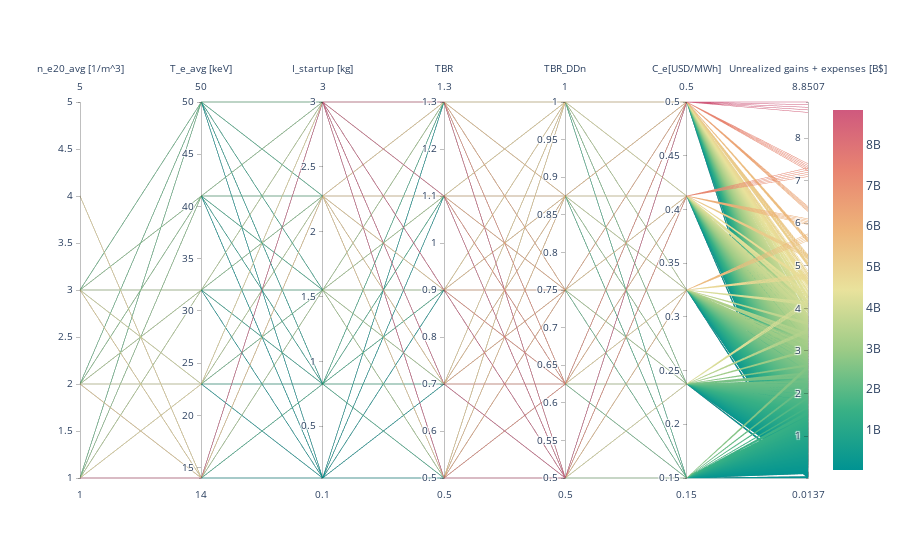

Notebook source saved alongside this figure:
### Code cell
df = pd.read_csv("parametric_results.csv")
#print the parameters leading to a value of Dollar_lost greater than 10 billion USD

print(df[df["Dollar_lost[USD]"] >= 1e15])

cols = [
    "n_e20_avg[1/m^3]","T_e_avg[keV]","I_ST[kg]","TBR","TBR_DDn","Cost_per_kWh[USD/MWh]",
    "Dollar_lost[USD]"
]
df_filtered = df[df["Dollar_lost[USD]"] <= 2e10]

df_plot = df_filtered[cols]

fig = go.Figure(
    data=go.Parcoords(
        line=dict(
            color=df_plot["Dollar_lost[USD]"],
            colorscale='temps',
            showscale=True
        ),
        dimensions=[
            dict(label="n_e20_avg [1/m^3]", values=df_plot["n_e20_avg[1/m^3]"]),
            dict(label="T_e_avg [keV]", values=df_plot["T_e_avg[keV]"]),
            dict(label="I_startup [kg]", values=df_plot["I_ST[kg]"]),
            dict(label="TBR", values=df_plot["TBR"]),
            dict(label="TBR_DDn", values=df_plot["TBR_DDn"]),
            dict(label='C_e[USD/MWh]', values=df_plot["Cost_per_kWh[USD/MWh]"]),
            dict(label="Unrealized gains + expenses [B$]", values=df_plot["Dollar_lost[USD]"]/1e9),
        ],
    )
)

fig.show()

### Figure 1 — Plotly figure (JSON) as saved in the notebook; plotly's stock layout.template omitted (floating-point values rounded to 4 significant figures; data arrays with more than 128 entries replaced by an {"elided": "..."} marker saying what was removed)
{"data": [{"dimensions": [{"label": "n_e20_avg [1/m^3]", "values": {"elided": "15625 int values"}}, {"label": "T_e_avg [keV]", "values": {"elided": "15625 int values"}}, {"label": "I_startup [kg]", "values": {"elided": "15625 float values"}}, {"label": "TBR", "values": {"elided": "15625 float values"}}, {"label": "TBR_DDn", "values": {"elided": "15625 float values"}}, {"label": "C_e[USD/MWh]", "values": {"elided": "15625 float values"}}, {"label": "Unrealized gains + expenses [B$]", "values": {"elided": "15625 float values"}}], "line": {"color": {"elided": "15625 float values"}, "colorscale": [[0, "rgb(0, 147, 146)"], [0.1667, "rgb(57, 177, 133)"], [0.3333, "rgb(156, 203, 134)"], [0.5, "rgb(233, 226, 156)"], [0.6667, "rgb(238, 180, 121)"], [0.8333, "rgb(232, 132, 113)"], [1, "rgb(207, 89, 126)"]], "showscale": true}, "type": "parcoords"}], "layout": {}}
